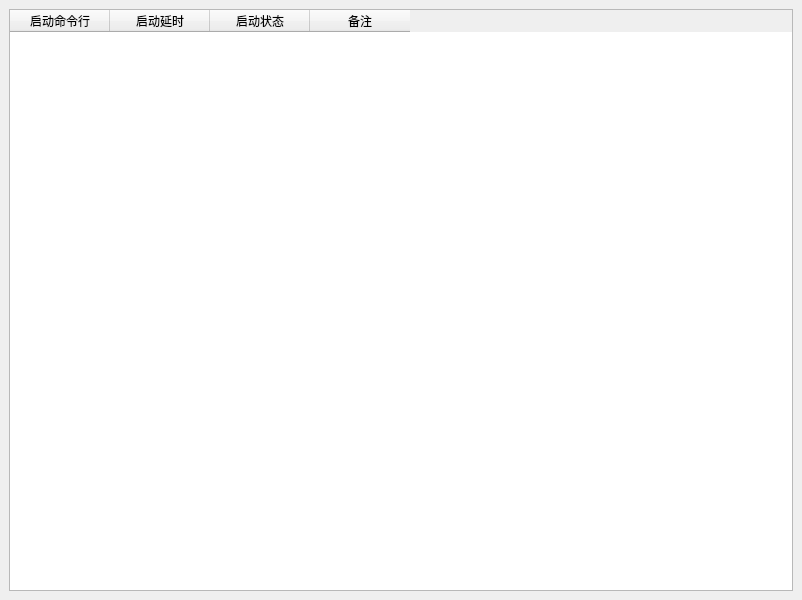
<?xml version="1.0" encoding="UTF-8"?>
<ui version="4.0">
 <class>StartUpItem</class>
 <widget class="QMainWindow" name="StartUpItem">
  <property name="geometry">
   <rect>
    <x>0</x>
    <y>0</y>
    <width>802</width>
    <height>600</height>
   </rect>
  </property>
  <property name="windowTitle">
   <string>开机启动项</string>
  </property>
  <widget class="QWidget" name="centralwidget">
   <layout class="QVBoxLayout" name="verticalLayout">
    <item>
     <widget class="QTableWidget" name="tableWidget_StartupItem">
      <property name="textElideMode">
       <enum>Qt::ElideMiddle</enum>
      </property>
      <property name="verticalScrollMode">
       <enum>QAbstractItemView::ScrollPerItem</enum>
      </property>
      <property name="gridStyle">
       <enum>Qt::SolidLine</enum>
      </property>
      <column>
       <property name="text">
        <string>启动命令行</string>
       </property>
      </column>
      <column>
       <property name="text">
        <string>启动延时</string>
       </property>
      </column>
      <column>
       <property name="text">
        <string>启动状态</string>
       </property>
      </column>
      <column>
       <property name="text">
        <string>备注</string>
       </property>
      </column>
     </widget>
    </item>
   </layout>
  </widget>
 </widget>
 <resources/>
 <connections/>
</ui>
